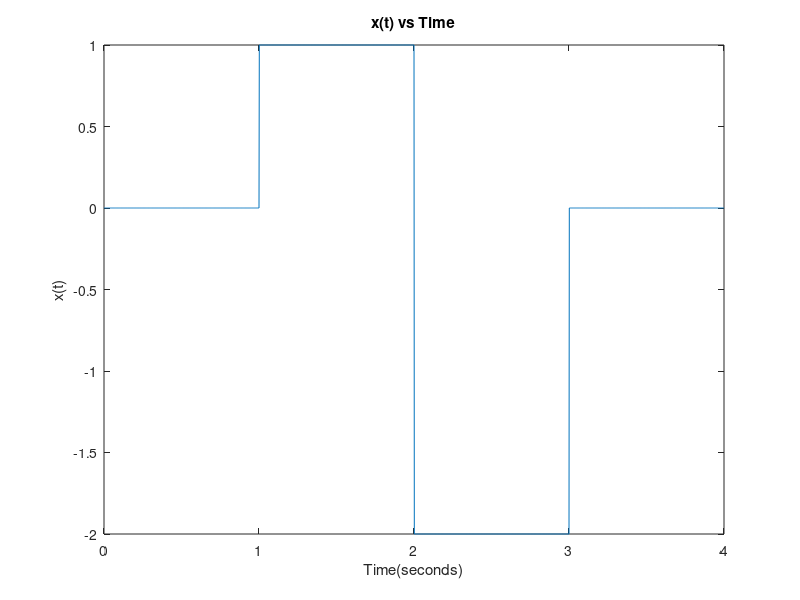
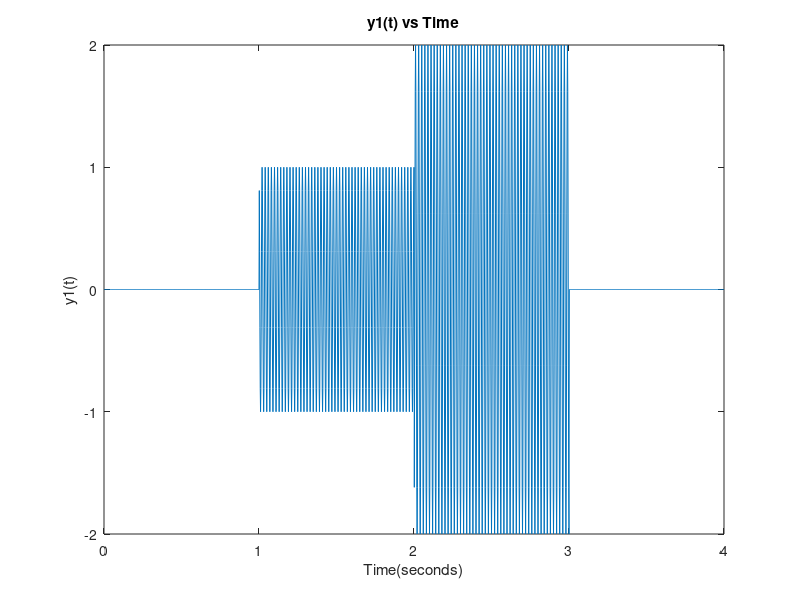
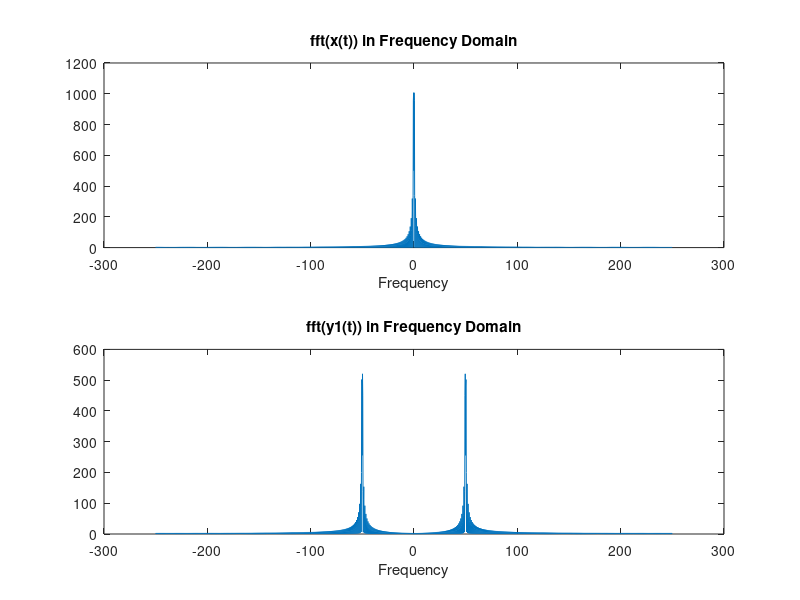
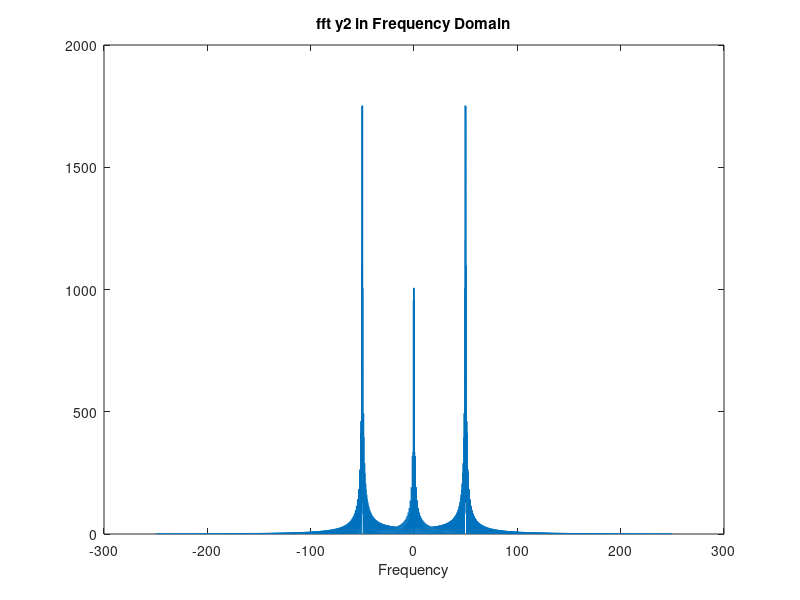

Here is the MATLAB script that generated these plots, in order:
%% Part_1
fs=500;
Ts=1/fs;

t1=0:Ts:1;
t2=1+Ts:Ts:2;
t3=2+Ts:Ts:3;
t4=3+Ts:Ts:4;

x_1=zeros(1,length(t1));
x_2=ones(1,length(t2));
x_3=-2*ones(1,length(t3));
x_4=zeros(1,length(t4));

x=[x_1 x_2 x_3 x_4];
t=[t1 t2 t3 t4];

figure;
plot(t,x);
xlabel('Time(seconds)');
ylabel('x(t)');
title('x(t) vs Time');

x2=cos(2*pi*50*t);

y1=x.*x2;

figure;
plot(t,y1);
xlabel('Time(seconds)');
ylabel('y1(t)');
title('y1(t) vs Time');

%% Part_2

N=length(x);

fft_x=fft(x,N);

fft_y1=fft(y1,N);

f_vector=-fs/2:fs/N:fs/2-fs/N;

step=fs/N;
f_vector2=-fs/2:step/2:fs/2-step;

figure;
subplot(2,1,1);
plot(f_vector,fftshift(abs(fft_x)));
xlabel('Frequency');
title('fft(x(t)) in Frequency Domain');

subplot(2,1,2);
plot(f_vector,fftshift(abs(fft_y1)));
xlabel('Frequency');
title('fft(y1(t)) in Frequency Domain');

fft_x2=fft(x2,2*N-1);
fft_xnew=fft(x,2*N-1);
fft_y2=fft_xnew.*fft_x2;

figure;
plot(f_vector2,fftshift(abs(fft_y2)));
xlabel('Frequency');
title('fft y2 in Frequency Domain');

y2=ifft(fft_y2,2*N-1);

t_new=0:Ts:8;

figure;
plot(t_new,y2);
xlabel('Time(seconds)');
ylabel('y2(t)');
title('Inverse Fourier Transform y2');

y2_second=conv(x,x2);

figure;
plot(t_new,y2_second);
xlabel('Time(seconds)');
ylabel('y2(t)');
title('y2 by Convolution');


figure;
plot(t_new,y2-y2_second);
axis([0 8 -4 4]);
xlabel('Time(seconds)');
ylabel('y2(t)-y2second(t)');
title('Differnece Between y2 and y2second');